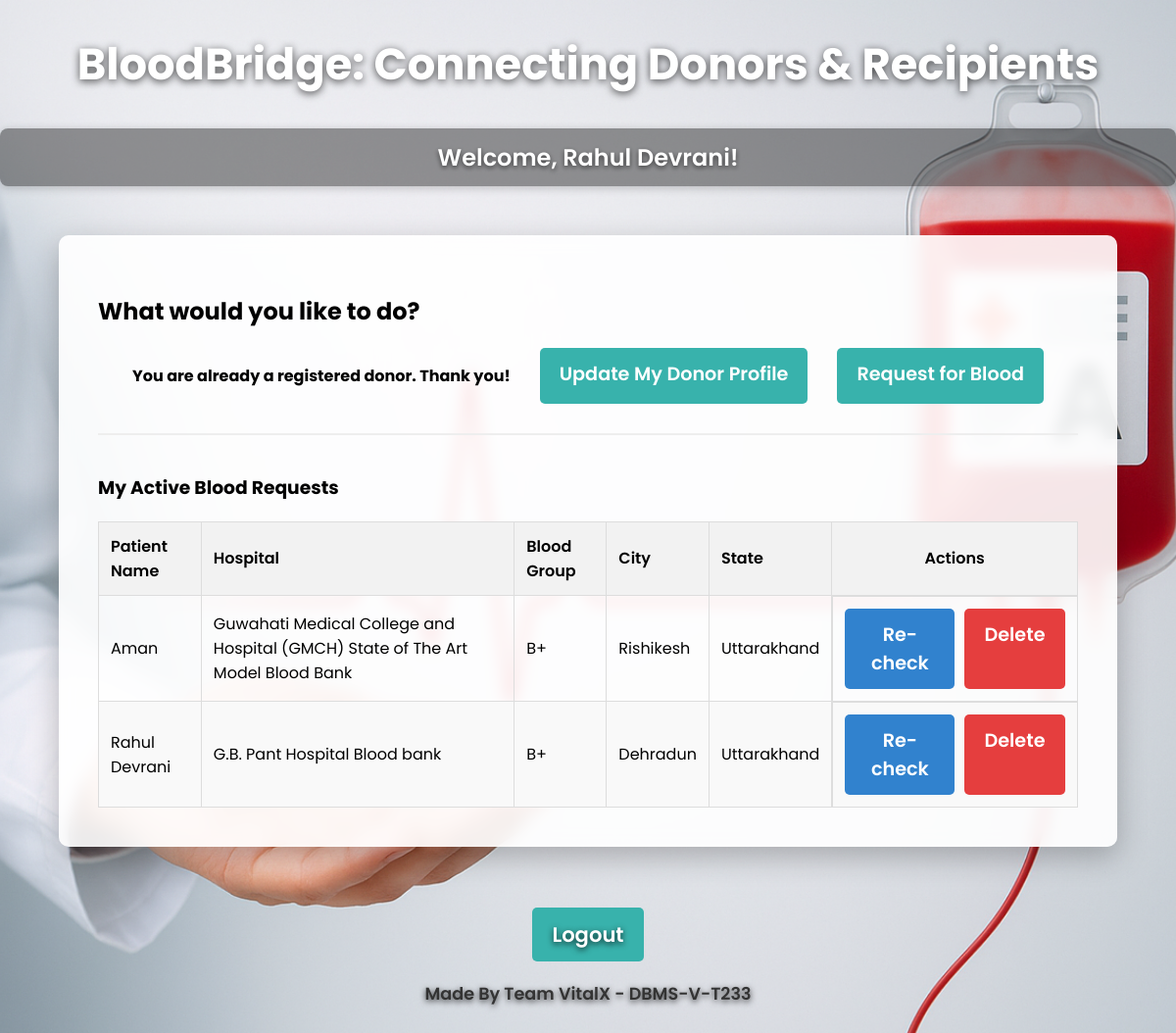
Page /home (signed in) on the committed database.
### tables this page shows
CREATE TABLE blood_requests (
    request_id INTEGER PRIMARY KEY AUTOINCREMENT,
    user_id INTEGER NOT NULL,
    hospital_id INTEGER,
    patient_name TEXT NOT NULL,
    required_blood_group TEXT NOT NULL,
    city TEXT NOT NULL, 
    state TEXT NOT NULL, -- ADDED STATE
    quantity INTEGER DEFAULT 1,
    request_date TIMESTAMP DEFAULT CURRENT_TIMESTAMP,
    status TEXT DEFAULT 'Active',
    FOREIGN KEY (user_id) REFERENCES users(user_id),
    FOREIGN KEY (hospital_id) REFERENCES hospitals(hospital_id)
);

CREATE TABLE hospitals (
    hospital_id INTEGER PRIMARY KEY AUTOINCREMENT,
    name TEXT NOT NULL,
    address TEXT,
    city TEXT,
    state TEXT
);

### app.py (the view)
@app.route('/home')
def home():
    if 'loggedin' not in session:
        return redirect(url_for('login'))
    conn = get_db_connection()
    is_donor = conn.execute("SELECT * FROM donors WHERE user_id = ?", (session['user_id'],)).fetchone()
    query = """
        SELECT br.request_id, br.patient_name, br.required_blood_group, br.city, br.state, h.name as hospital_name
        FROM blood_requests br
        LEFT JOIN hospitals h ON br.hospital_id = h.hospital_id
        WHERE br.user_id = ? AND br.status = 'Active'
        ORDER BY br.request_date DESC
    """
    user_requests = conn.execute(query, (session['user_id'],)).fetchall()
    conn.close()
    return render_template('home.html', requests=user_requests, is_donor=is_donor)

### app.py (called while the page is built)
def get_db_connection():
    conn = sqlite3.connect(DATABASE)
    conn.row_factory = sqlite3.Row
    conn.execute("PRAGMA foreign_keys = ON")
    return conn

### templates/home.html (shortened to what this page needs)
<!DOCTYPE html>
<html lang="en">
<head>
    <link rel="stylesheet" href="/static/style.css">
</head>
<body>
    <header><h1><a href="/home">BloodBridge: Connecting Donors & Recipients</a></h1></header>
    <nav>
        <div class="container">
            <ul>
                <li>Welcome, {{ session.name }}!</li>
            </ul>
        </div>
    </nav>
    <div class="container content">
        <h2>What would you like to do?</h2>
        <div class="home-choices">
            {% if not is_donor %}
                            <a href="/become_donor" class="button">Register as a Donor</a>
            {% else %}
                <p><strong>You are already a registered donor. Thank you!</strong></p>
                <a href="/become_donor" class="button">Update My Donor Profile</a>
            {% endif %}
            <a href="/request_blood" class="button">Request for Blood</a>
        </div>
        <div class="dashboard-section">
            <h3>My Active Blood Requests</h3>
            {% if requests %}
                <table>
                    <thead>
                        <tr>
                            <th>Patient Name</th>
                            <th>Hospital</th>
                            <th>Blood Group</th>
                            <th>City</th>
                            <th>State</th> <th style="text-align: center;">Actions</th>
                        </tr>
                    </thead>
                    <tbody>
                        {% for req in requests %}
                        <tr>
                            <td>{{ req.patient_name }}</td>
                            <td>{{ req.hospital_name if req.hospital_name else 'N/A' }}</td>
                            <td>{{ req.required_blood_group }}</td>
                            <td>{{ req.city }}</td>
                            <td>{{ req.state }}</td> <td style="display:flex; gap: 10px; justify-content:center;">
                                <a href="/recheck_donors/{{ req.request_id }}" class="button recheck">Re-check</a>
                                <a href="/delete_request/{{ req.request_id }}" class="button delete">Delete</a>
                            </td>
                        </tr>
                        {% endfor %}
                    </tbody>
                </table>
            {% else %}
                <p>You have no active blood requests.</p>
            {% endif %}
        </div>
    </div>
    <footer>
        <a href="/logout" class="button">Logout</a>
        <p style="margin-top: 20px;">Made By Team VitalX - DBMS-V-T233</p>
    </footer>
</body>
</html>

### static/style.css (style rules this page uses)
html { height: 100%; }
body { margin: 0; padding: 0; font-family: 'Poppins', sans-serif; background-image: url("bbb.png"); background-size: cover; background-repeat: no-repeat; background-position: center center; background-attachment: fixed; min-height: 100%; display: flex; flex-direction: column; }
.container { width: 90%; margin: auto; max-width: 1000px; }
header { background: transparent; color: #ffffff; padding: 2rem 0; text-align: center; text-shadow: 0 2px 8px rgba(0, 0, 0, 0.7); }
header h1 { margin: 0; font-size: 2.8em; font-weight: 700; }
header a { color: #ffffff; text-decoration: none; }
nav { background: rgba(0, 0, 0, 0.4); padding: 0.75rem 0; text-align: center; margin-bottom: 20px; border-radius: 8px; box-shadow: 0 2px 10px rgba(0, 0, 0, 0.2); }
nav ul { list-style: none; padding: 0; margin: 0; display: flex; justify-content: center; align-items: center; }
nav li { display: inline; margin: 0 20px; font-size: 1.5em; font-weight: 600; color: #ffffff; text-shadow: 0 2px 5px rgba(0, 0, 0, 0.6); }
.content { background: rgba(255, 255, 255, 0.9); backdrop-filter: blur(8px); -webkit-backdrop-filter: blur(8px); padding: 2.5rem; margin: 30px auto; border-radius: 10px; box-shadow: 0 10px 30px rgba(0, 0, 0, 0.25); flex-grow: 1; }
button, .button { padding: 12px 20px; background-color: #38b2ac; color: white; border: none; border-radius: 5px; cursor: pointer; font-size: 1.2em; font-weight: 600; text-decoration: none; text-align: center; display: inline-block; transition: background-color 0.3s ease, transform 0.2s ease; }
.button.delete { background-color: #e53e3e; }
.button.recheck { background-color: #3182ce; }
.home-choices { display: flex; justify-content: center; gap: 30px; margin-top: 20px; }
.dashboard-section { border-top: 2px solid #eee; margin-top: 30px; padding-top: 20px; }
table { width: 100%; border-collapse: collapse; margin-top: 20px; }
th, td { border: 1px solid #ddd; padding: 12px; text-align: left; }
th { background-color: #f2f2f2; font-weight: 600; }
tr:nth-child(even) { background-color: #f9f9f9; }
footer { text-align: center; padding: 2rem 0; color: #333333; font-size: 1.1em; font-weight: 600; text-shadow: 0 2px 6px rgba(0, 0, 0, 0.8); margin-top: auto; }

### rows in the picture
blood_requests: name "Rahul Devrani", patient_name "Rahul Devrani", name "G.B. Pant Hospital Blood bank", required_blood_group "B+", city "Dehradun", state "Uttarakhand"
blood_requests: patient_name "Aman", name "Guwahati Medical College and Hospital (GMCH) State of The Art Model Blood Bank", required_blood_group "B+", city "Rishikesh", state "Uttarakhand"
